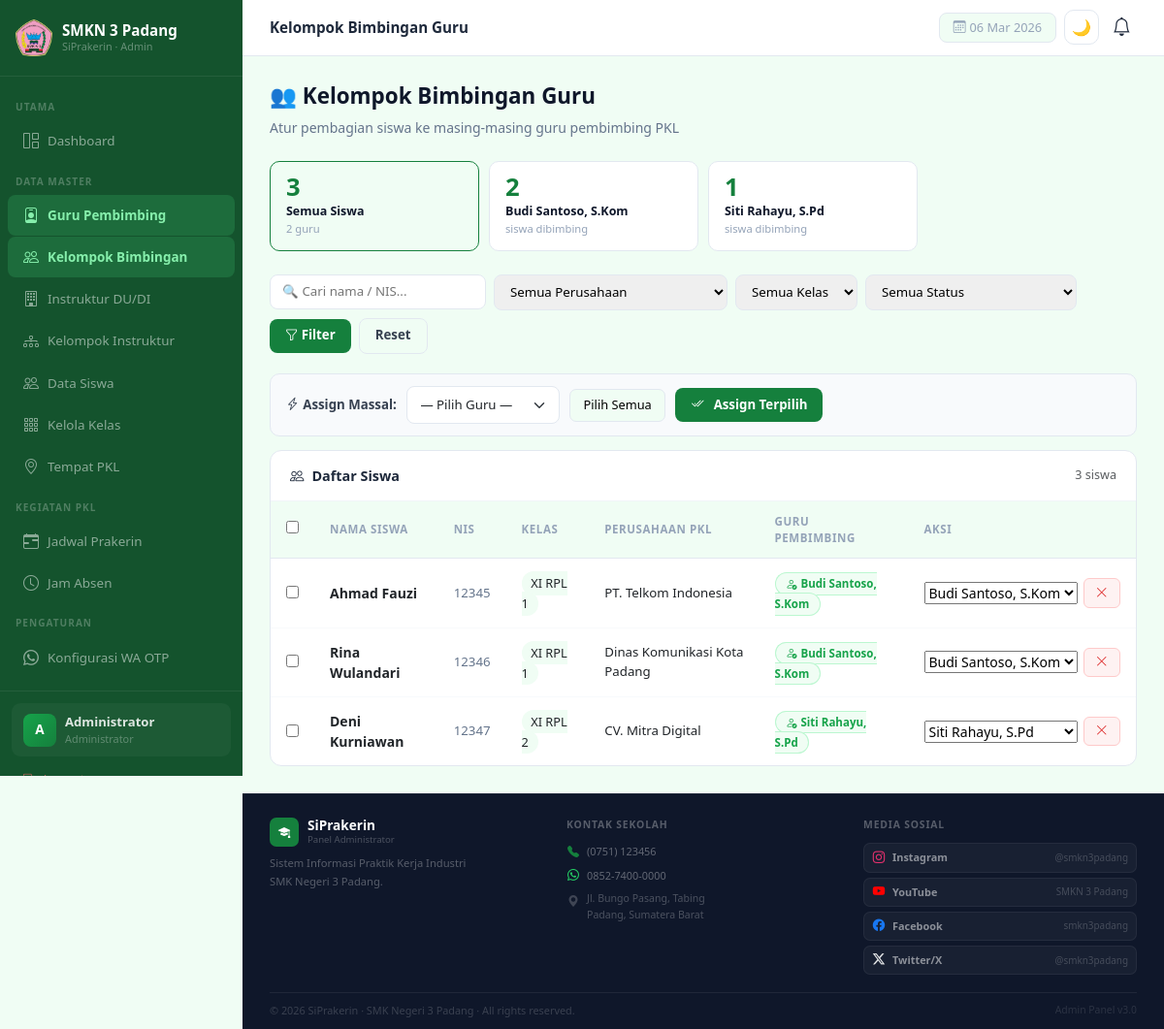
The page /admin/guru/kelompok_guru.php (signed in) on the database its author committed.
### tables this page shows
CREATE TABLE `guru` (
  `id` int(11) NOT NULL AUTO_INCREMENT,
  `user_id` int(11) NOT NULL,
  `nip` varchar(30) DEFAULT NULL,
  `no_hp` varchar(20) DEFAULT NULL,
  `alamat` text DEFAULT NULL,
  `tempat_lahir` varchar(100) DEFAULT NULL,
  `tanggal_lahir` date DEFAULT NULL,
  `jenis_kelamin` enum('pria','wanita') DEFAULT NULL,
  `pendidikan` enum('D3','S1','S2','S3') DEFAULT NULL,
  `mata_pelajaran` varchar(100) DEFAULT NULL,
  PRIMARY KEY (`id`),
  KEY `user_id` (`user_id`),
  CONSTRAINT `guru_ibfk_1` FOREIGN KEY (`user_id`) REFERENCES `users` (`id`) ON DELETE CASCADE
);

CREATE TABLE `users` (
  `id` int(11) NOT NULL AUTO_INCREMENT,
  `nama` varchar(100) NOT NULL,
  `username` varchar(50) NOT NULL,
  `password` varchar(255) NOT NULL,
  `role` enum('admin','siswa','guru') NOT NULL,
  `created_at` timestamp NOT NULL DEFAULT current_timestamp(),
  PRIMARY KEY (`id`),
  UNIQUE KEY `username` (`username`)
);

CREATE TABLE `siswa` (
  `id` int(11) NOT NULL AUTO_INCREMENT,
  `user_id` int(11) NOT NULL,
  `nis` varchar(20) NOT NULL,
  `nisn` varchar(20) DEFAULT NULL,
  `kelas` varchar(20) NOT NULL,
  `jurusan` varchar(50) DEFAULT NULL,
  `guru_id` int(11) DEFAULT NULL,
  `tempat_pkl_id` int(11) DEFAULT NULL,
   
  `jenis_kelamin` enum('pria','wanita') DEFAULT NULL,
  `tempat_lahir` varchar(100) DEFAULT NULL,
  `tanggal_lahir` date DEFAULT NULL,
  `alamat` text DEFAULT NULL,
  `no_hp` varchar(20) DEFAULT NULL,
  `email` varchar(100) DEFAULT NULL,
  `foto` varchar(255) DEFAULT NULL,
   
  `nama_ayah` varchar(100) DEFAULT NULL,
  `alamat_ortu` text DEFAULT NULL,
  `no_hp_ortu` varchar(20) DEFAULT NULL,
  PRIMARY KEY (`id`),
  KEY `user_id` (`user_id`),
  KEY `tempat_pkl_id` (`tempat_pkl_id`),
  KEY `guru_id` (`guru_id`),
  CONSTRAINT `siswa_ibfk_1` FOREIGN KEY (`user_id`)       REFERENCES `users` (`id`)      ON DELETE CASCADE,
  CONSTRAINT `siswa_ibfk_2` FOREIGN KEY (`tempat_pkl_id`) REFERENCES `tempat_pkl` (`id`) ON DELETE SET NULL,
  CONSTRAINT `siswa_ibfk_3` FOREIGN KEY (`guru_id`)       REFERENCES `guru` (`id`)       ON DELETE SET NULL
);

CREATE TABLE `tempat_pkl` (
  `id` int(11) NOT NULL AUTO_INCREMENT,
  `nama_tempat` varchar(150) NOT NULL,
  `alamat` text DEFAULT NULL,
  `pembimbing_lapangan` varchar(100) DEFAULT NULL,
  `no_hp` varchar(20) DEFAULT NULL,
  `kuota` int(11) DEFAULT 0,
  `created_at` timestamp NOT NULL DEFAULT current_timestamp(),
  PRIMARY KEY (`id`)
);

### admin/guru/kelompok_guru.php (the view, shortened to what this page needs)
<?php
require '../../config/database.php';
$filter_guru   = (int)($_GET['guru_id'] ?? 0);
$filter_tempat = (int)($_GET['tempat_id'] ?? 0);
$filter_kelas  = trim($_GET['kelas'] ?? '');
$q_cari        = trim($_GET['cari'] ?? '');
$guru_list = [];
$res = mysqli_query($conn, "SELECT g.id, u.nama FROM guru g JOIN users u ON u.id=g.user_id ORDER BY u.nama");
while ($r = mysqli_fetch_assoc($res)) $guru_list[] = $r;
$stat_guru = [];
$res = mysqli_query($conn, "
    SELECT g.id, u.nama, COUNT(s.id) AS jml_siswa
    FROM guru g
    JOIN users u ON u.id = g.user_id
    LEFT JOIN siswa s ON s.guru_id = g.id
    GROUP BY g.id
    ORDER BY u.nama
");
while ($r = mysqli_fetch_assoc($res)) $stat_guru[$r['id']] = $r;
$where = ["1=1"];
$where_sql = implode(' AND ', $where);
$siswa_stmt = mysqli_prepare($conn, "
    SELECT s.id, s.nis, s.kelas, s.jurusan,
           u.nama AS nama_siswa,
           tp.nama_tempat,
           gu.nama AS nama_guru,
           g.id AS guru_id_val
    FROM siswa s
    JOIN users u ON u.id = s.user_id
    LEFT JOIN tempat_pkl tp ON tp.id = s.tempat_pkl_id
    LEFT JOIN guru g ON g.id = s.guru_id
    LEFT JOIN users gu ON gu.id = g.user_id
    WHERE $where_sql
    ORDER BY s.kelas, u.nama
");
mysqli_stmt_execute($siswa_stmt);
$siswa_rows = mysqli_stmt_get_result($siswa_stmt);
$all_siswa = [];
while ($r = mysqli_fetch_assoc($siswa_rows)) $all_siswa[] = $r;
require '../layout/header.php';
?>
<div class="page-header">
  <h1>👥 Kelompok Bimbingan Guru</h1>
  <p>Atur pembagian siswa ke masing-masing guru pembimbing PKL</p>
</div>
<div class="stat-guru-grid">
  <a href="kelompok_guru.php" class="stat-guru-card <?= !$filter_guru ? 'active' : '' ?>">
    <div class="sgc-num"><?= array_sum(array_column($stat_guru, 'jml_siswa')) ?></div>
    <div class="sgc-name">Semua Siswa</div>
    <div class="sgc-lbl"><?= count($stat_guru) ?> guru</div>
  </a>
  <?php foreach ($stat_guru as $sg): ?>
  <a href="kelompok_guru.php?guru_id=<?= $sg['id'] ?><?= $filter_tempat?"&tempat_id=$filter_tempat":'' ?><?= $filter_kelas?"&kelas=".urlencode($filter_kelas):'' ?>"
     class="stat-guru-card <?= $filter_guru===$sg['id']?'active':'' ?>">
    <div class="sgc-num"><?= $sg['jml_siswa'] ?></div>
    <div class="sgc-name" title="<?= htmlspecialchars($sg['nama']) ?>"><?= htmlspecialchars($sg['nama']) ?></div>
    <div class="sgc-lbl">siswa dibimbing</div>
  </a>
  <?php endforeach; ?>
</div>
<form method="GET" class="filter-bar">
  <input type="text" name="cari" value="<?= htmlspecialchars($q_cari) ?>" placeholder="🔍 Cari nama / NIS...">
  <select name="tempat_id">
    <option value="">Semua Perusahaan</option>
  </select>
  <select name="kelas">
    <option value="">Semua Kelas</option>
  </select>
  <select name="status">
    <option value="">Semua Status</option>
  </select>
  <button type="submit" class="btn-filter"><i class="bi bi-funnel"></i> Filter</button>
  <a href="kelompok_guru.php" class="btn-reset">Reset</a>
</form>
<?php if (count($all_siswa) > 0 && $guru_list): ?>
<form method="POST" id="formMassal">
  <div style="display:flex;gap:10px;align-items:center;flex-wrap:wrap;margin-bottom:.85rem;padding:.75rem 1rem;background:#f8fafc;border-radius:10px;border:1px solid #e2e8f0;">
    <span style="font-size:.83rem;font-weight:600;color:#374151;">
      <i class="bi bi-lightning-charge me-1"></i>Assign Massal:
    </span>
    <select name="guru_massal" class="form-select" style="width:auto;font-size:.83rem;" required>
      <option value="">— Pilih Guru —</option>
    </select>
    <button type="button" onclick="selectAll()" style="background:#f0fdf4;border:1px solid #e2e8f0;padding:.4rem .85rem;border-radius:7px;font-size:.8rem;cursor:pointer;">Pilih Semua</button>
    <button type="submit" class="btn-primary-custom" style="padding:.45rem 1rem;font-size:.83rem;"
            onclick="return confirm('Assign siswa terpilih ke guru ini?')">
      <i class="bi bi-check2-all me-1"></i>Assign Terpilih
    </button>
  </div>
<?php endif; ?>
<div class="table-card">
  <div class="table-card-header" style="justify-content:space-between;">
    <h5><i class="bi bi-people me-2"></i>Daftar Siswa
    </h5>
    <small class="text-muted"><?= count($all_siswa) ?> siswa</small>
  </div>
  <?php if (empty($all_siswa)): ?>
  <div class="empty-state"><i class="bi bi-people"></i><p>Tidak ada siswa ditemukan.</p></div>
  <?php else: ?>
  <div style="overflow-x:auto;">
  <table class="tbl">
    <thead><tr>
      <th style="width:36px;">
        <input type="checkbox" id="chkAll" onchange="toggleAll(this)" style="accent-color:#15803d;">
      </th>
      <th>Nama Siswa</th>
      <th>NIS</th>
      <th>Kelas</th>
      <th>Perusahaan PKL</th>
      <th>Guru Pembimbing</th>
      <th>Aksi</th>
    </tr></thead>
    <tbody>
    <?php foreach ($all_siswa as $s): ?>
    <tr>
      <td>
        <input type="checkbox" name="siswa_ids[]" value="<?= $s['id'] ?>"
               class="chk-siswa" style="accent-color:#15803d;" onchange="updateCount()">
      </td>
      <td><strong><?= htmlspecialchars($s['nama_siswa']) ?></strong></td>
      <td style="color:#64748b;font-size:.83rem;"><?= htmlspecialchars($s['nis']) ?></td>
      <td><span style="font-size:.8rem;background:#f0fdf4;padding:.2rem .6rem;border-radius:20px;"><?= htmlspecialchars($s['kelas']) ?></span></td>
      <td style="font-size:.83rem;"><?= htmlspecialchars($s['nama_tempat'] ?? '—') ?></td>
      <td>
        <?php if ($s['nama_guru']): ?>
          <span class="badge-assigned"><i class="bi bi-person-check me-1"></i><?= htmlspecialchars($s['nama_guru']) ?></span>
        <?php else: ?>
          <span class="badge-unassigned"><i class="bi bi-person-x me-1"></i>Belum Ada</span>
        <?php endif; ?>
      </td>
      <td>
        <div style="display:flex;gap:6px;align-items:center;">
          <form method="POST" style="display:inline-flex;gap:5px;align-items:center;">
            <select name="guru_id" class="tbl-action" onchange="this.form.submit()" title="Tetapkan guru pembimbing">
              <?php foreach ($guru_list as $g): ?>
              <option value="<?= $g['id'] ?>" <?= $s['guru_id_val']==$g['id']?'selected':'' ?>>
                <?= htmlspecialchars($g['nama']) ?>
              </option>
              <?php endforeach; ?>
            </select>
          </form>
          <?php if ($s['guru_id_val']): ?>
          <form method="POST" style="display:inline;">
            <button type="submit" class="btn-danger-sm" title="Lepas dari guru" onclick="return confirm('Lepas siswa ini dari guru pembimbing?')">
              <i class="bi bi-x-lg"></i>
            </button>
          </form>
          <?php endif; ?>
        </div>
      </td>
    </tr>
    <?php endforeach; ?>
    </tbody>
  </table>
  </div>
  <?php endif; ?>
</div>
<?php if (count($all_siswa) > 0 && $guru_list): ?>
</form>
<?php endif; ?>
<?php require '../layout/footer.php'; ?>

### admin/layout/header.php (style rules this page uses)
:root { --primary: #15803d; --sidebar-bg: #14532d; --sidebar-w: 250px; --topbar-h: 58px; }
body { background: #f0fdf4; font-size: 0.9rem; }
.page-header { margin-bottom: 1.5rem; }
.page-header h1 { font-size: 1.4rem; font-weight: 800; color: #0f172a; }
.page-header p { color: #64748b; font-size: .875rem; margin-top: 3px; }
.table-card { background: #fff; border-radius: 12px; border: 1px solid #e2e8f0; overflow: hidden; }
.table-card-header { padding: 1rem 1.25rem; border-bottom: 1px solid #f1f5f9; display: flex; justify-content: space-between; align-items: center; flex-wrap: wrap; gap: 8px; }
.table-card-header h5 { font-weight: 700; font-size: .9rem; margin: 0; color: #1e293b; }
.tbl { width: 100%; border-collapse: collapse; }
.tbl thead th { background: #f0fdf4; padding: .75rem 1rem; text-align: left; font-size: .72rem; font-weight: 700; color: #94a3b8; letter-spacing: .05em; text-transform: uppercase; border-bottom: 1px solid #e2e8f0; }
.tbl tbody td { padding: .875rem 1rem; border-bottom: 1px solid #f8fafc; vertical-align: middle; font-size: .875rem; }
.tbl tbody tr:last-child td { border-bottom: none; }
.btn-primary-custom { background: #15803d; color: #fff; border: none; padding: .5rem 1.1rem; border-radius: 8px; font-weight: 600; font-size: .84rem; display: inline-flex; align-items: center; gap: 6px; text-decoration: none; transition: .18s; cursor: pointer; }
.btn-danger-sm { background: #fef2f2; color: #dc2626; border: 1px solid #fecaca; padding: .3rem .75rem; border-radius: 6px; font-size: .78rem; font-weight: 600; text-decoration: none; display: inline-flex; align-items: center; gap: 4px; transition: .15s; }
.form-control, .form-select { border: 1.5px solid #e2e8f0; border-radius: 8px; font-size: .875rem; padding: .55rem .85rem; transition: border-color .18s, box-shadow .18s; }
:root { --primary: #15803d; --primary-dark: #166534; --text-main: #1e293b; --text-muted: #64748b; --border: #e2e8f0; --bg-body: #f0fdf4; --surface: #ffffff; --radius: 12px; --muted: #94a3b8; --text: #1e293b; --accent: #15803d; --r: 12px; }

### admin/guru/kelompok_guru.php (style rules this page uses)
.stat-guru-grid { display:grid; grid-template-columns:repeat(auto-fill,minmax(180px,1fr)); gap:10px; margin-bottom:1.5rem; }
.stat-guru-card { background:#fff; border:1px solid #e2e8f0; border-radius:10px; padding:.85rem 1rem; cursor:pointer; transition:.15s; text-decoration:none; display:block; }
.stat-guru-card.active { border-color:#15803d; background:#f0fdf4; }
.sgc-num { font-size:1.6rem; font-weight:800; color:#15803d; line-height:1; }
.sgc-name { font-size:.78rem; color:#0f172a; font-weight:600; margin-top:3px; white-space:nowrap; overflow:hidden; text-overflow:ellipsis; }
.sgc-lbl { font-size:.7rem; color:#94a3b8; }
.badge-assigned { background:#f0fdf4; color:#16a34a; border:1px solid #bbf7d0; padding:.2rem .65rem; border-radius:20px; font-size:.72rem; font-weight:600; }
.filter-bar { display:flex; gap:8px; flex-wrap:wrap; align-items:center; margin-bottom:1.25rem; }
.filter-bar select, .filter-bar input { font-size:.83rem; padding:.45rem .75rem; border:1.5px solid #e2e8f0; border-radius:8px; outline:none; }
.btn-filter { background:#15803d; color:#fff; border:none; padding:.48rem 1rem; border-radius:8px; font-size:.83rem; font-weight:600; cursor:pointer; }
.btn-reset { background:#f0fdf4; color:#374151; border:1px solid #e2e8f0; padding:.48rem 1rem; border-radius:8px; font-size:.83rem; font-weight:600; cursor:pointer; text-decoration:none; }

### rows shown on the page
guru: jml_siswa "2", user.nama "Budi Santoso, S.Kom"
guru: jml_siswa "1", user.nama "Siti Rahayu, S.Pd"
siswa: user.nama "Ahmad Fauzi", nis "12345", kelas "XI RPL 1", tempat_pkl.nama_tempat "PT. Telkom Indonesia", users.nama "Budi Santoso, S.Kom"
siswa: user.nama "Rina Wulandari", nis "12346", kelas "XI RPL 1", tempat_pkl.nama_tempat "Dinas Komunikasi Kota Padang", users.nama "Budi Santoso, S.Kom"
siswa: user.nama "Deni Kurniawan", nis "12347", kelas "XI RPL 2", tempat_pkl.nama_tempat "CV. Mitra Digital", users.nama "Siti Rahayu, S.Pd"

### other values the page prints
substr($_SESSION['nama']??'A',0,1) "A"
substr($_SESSION['nama']??'Admin',0,16) "Administrator"
$page_title "Kelompok Bimbingan Guru"
array_sum(array_column($stat_guru, 'jml_siswa')) "3"
count($stat_guru) "2"
count($all_siswa) "3"
$nm "Instagram"
$hndl "@smkn3padang"
$nm "YouTube"
$hndl "SMKN 3 Padang"
$nm "Facebook"
$hndl "smkn3padang"
$nm "Twitter/X"
form field guru_id "Budi Santoso, S.Kom"
form field guru_id "Siti Rahayu, S.Pd"
